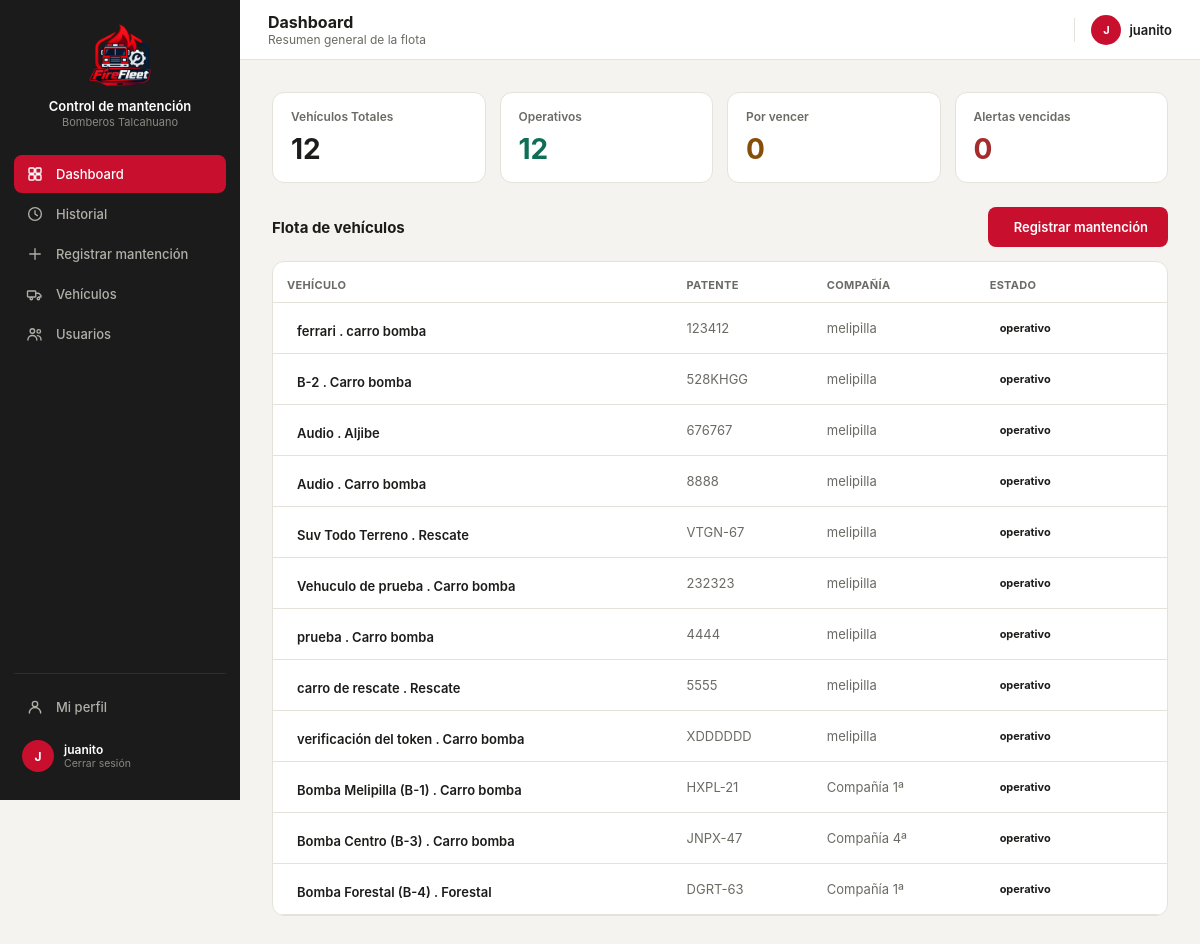
Page /dashboard/ (signed in) on the earlier database version.
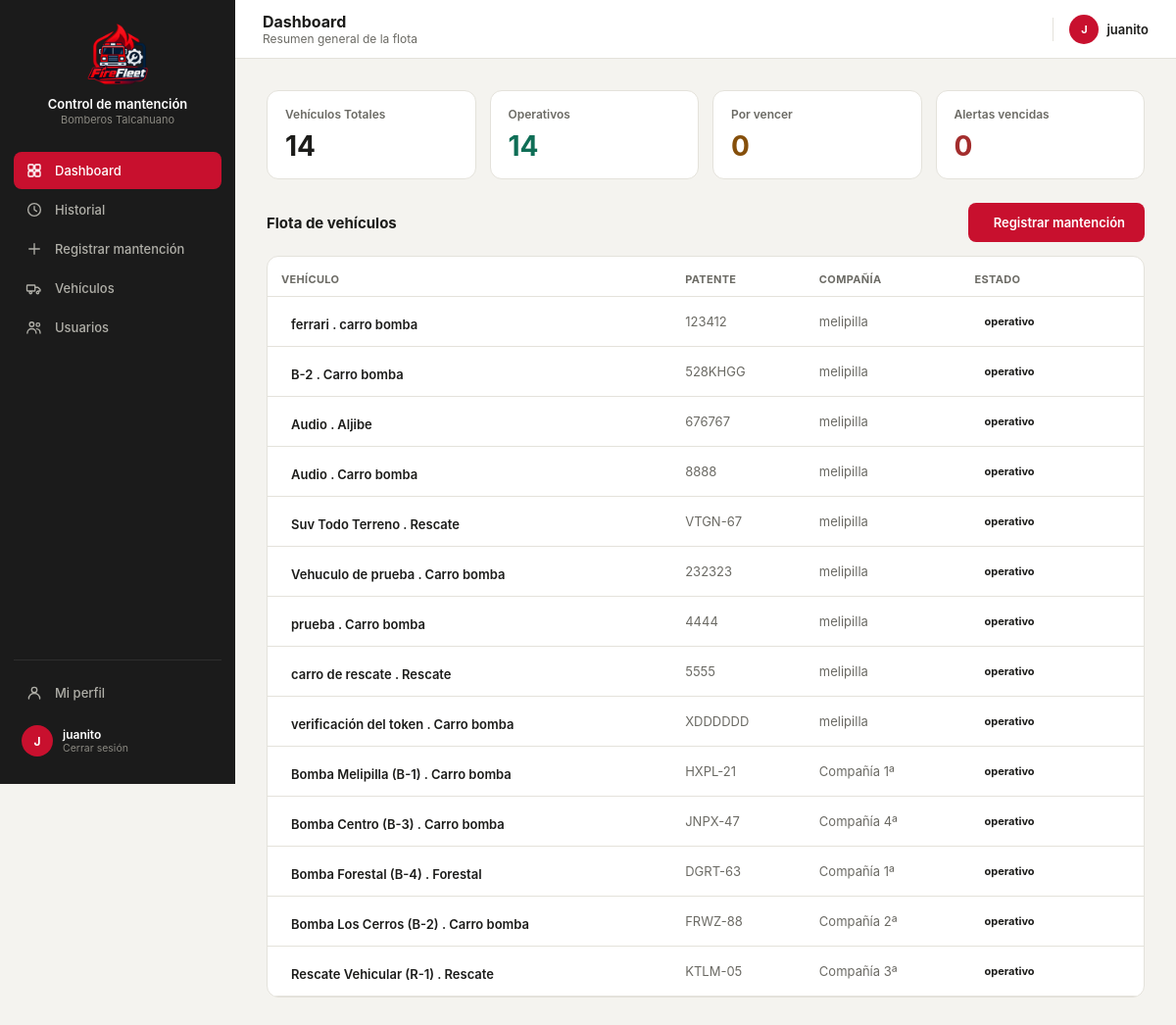
Same page on the later database version.
### core/models.py (models this page shows, shortened)
class Vehiculo(models.Model):
    id_vehi = models.AutoField(primary_key=True)
    patente = models.CharField(max_length=10, unique=True, null=True, blank=True)
    tipo_v = models.CharField(max_length=50)
    modelo = models.CharField(max_length=80, blank=True)
    anio = models.IntegerField(null=True, blank=True, db_column="año")
    id_compania = models.ForeignKey(
        Compania, on_delete=models.PROTECT, db_column="id_compania", related_name="vehiculos",
    )
    estado = models.CharField(max_length=30, default="operativo")
    kilometraje = models.DecimalField(max_digits=10, decimal_places=2, default=0)
    proxima_mantencion = models.DateField(null=True, blank=True)
    class Meta:
        db_table = "vehiculo"

class Compania(models.Model):
    id_comp = models.AutoField(primary_key=True)
    nombre = models.CharField(max_length=100)
    direccion = models.CharField(max_length=200, blank=True, db_column="dirección")
    telefono = models.CharField(max_length=20, blank=True, db_column="teléfono")
    class Meta:
        db_table = "compania"
        verbose_name_plural = "Compañías"
    def __str__(self):
        return self.nombre

### core/views.py (the view)
# urls.py: path('dashboard/', views.dashboard, name='dashboard'),
@login_required(login_url='index')
def dashboard(request):
    perfil, current_user_data = _datos_usuario_actual(request)
    current_user_data['role'] = current_user_data['rol']
    context = {
        'current_user': current_user_data,
        'total_vehiculos': Vehiculo.objects.count(),
        'vehiculos_operativos': Vehiculo.objects.filter(estado__iexact='operativo').count(),
        'vehiculos_por_vencer': Vehiculo.objects.filter(estado__iexact='por vencer').count(),
        'vehiculos_vencidos': Vehiculo.objects.filter(estado__iexact='vencido').count(),
        'flota': Vehiculo.objects.select_related('id_compania').all(),
    }
    return render(request, 'core/dashboard.html', context)

### core/views.py (called while the page is built)
def _datos_usuario_actual(request):
    perfil_usuario = getattr(request.user, 'perfil', None)
    is_admin = request.user.is_superuser or bool(
        perfil_usuario and (perfil_usuario.rol or '').lower() == 'administrador'
    )
    if perfil_usuario:
        nombre = perfil_usuario.nombre
        rol = perfil_usuario.rol
        comp = str(perfil_usuario.id_compania) if perfil_usuario.id_compania else 'Sin Compañía'
    else:
        nombre = request.user.get_full_name() or request.user.username
        rol = ''
        comp = 'Sin Compañía'
    return perfil_usuario, {
        'name': nombre,
        'rol': rol,
        'comp': comp,
        'initials': ''.join([palabra[0].upper() for palabra in nombre.split()[:2]]) or '??',
        'isAdmin': is_admin,
    }

### core/templates/core/dashboard.html (shortened to what the changed rows need)
{% load static %}
<!DOCTYPE html>
<html lang="es">
<head>
<link rel="stylesheet" href="https://cdnjs.cloudflare.com/ajax/libs/tabler-icons/2.44.0/iconfont/tabler-icons.min.css">
<link rel="stylesheet" href="{% static 'styles.css' %}">
</head>
<body>
<div class="layout">
  <div class="main">
    <div class="topbar">
      <div style="display:flex; align-items:center; gap:12px;">
        <div><h2>Dashboard</h2><p class="crumb">Resumen general de la flota</p></div>
      </div>
    </div>
    <div class="content">
      <div style="display:grid; grid-template-columns:repeat(4,1fr); gap:14px; margin-bottom:24px;">
        <div class="stat">
            <p class="lbl">Vehículos Totales</p>
            <p class="val">{{ total_vehiculos }}</p>
        </div>
        <div class="stat">
            <p class="lbl">Operativos</p>
            <p class="val" style="color:#0F6E56;">{{ vehiculos_operativos }}</p>
        </div>
      </div>
      <div class="card" style="padding:0; overflow:hidden;">
        <table>
          <thead><tr><th>Vehículo</th><th>Patente</th><th>Compañía</th><th>Estado</th><th></th></tr></thead>
          <tbody>
            {% for v in flota %}
             <tr class="clickable" data-href="{% url 'vehidetalle' v.id_vehi %}" onclick="window.location.href=this.dataset.href">
              <td style="font-weight:600;"><span style="display:inline-flex; align-items:center; gap:10px;">{{ v.modelo }}  . {{v.tipo_v }}</span></td>
              <td style="color:var(--text2);">{{ v.patente }}</td>
              <td style="color:var(--text2);">{{ v.id_compania }}</td>
              <td><span class="pill pill-{{ v.badge_status }}">{{ v.estado }}</span></td>
              <td style="text-align:right; color:var(--text2);"></td>
            </tr>
            {% empty %}
            <tr>
              <td colspan="6" style="text-align:center; padding:20px; color:var(--text2);">No hay vehículos registrados en la base de datos.</td>
            </tr>
            {% endfor %}
          </tbody>
        </table>
      </div>
    </div>
  </div>
</div>
</body>
</html>

Differences in the rows shown:
added Vehiculo: modelo "Bomba Los Cerros (B-2)", tipo_v "Carro bomba", patente "FRWZ-88", id_compania "Compañía 2ª", estado "operativo"
added Vehiculo: modelo "Rescate Vehicular (R-1)", tipo_v "Rescate", patente "KTLM-05", id_compania "Compañía 3ª", estado "operativo"
Other differences:
{{ total_vehiculos }}: "12" → "14"
{{ vehiculos_operativos }}: "12" → "14"
